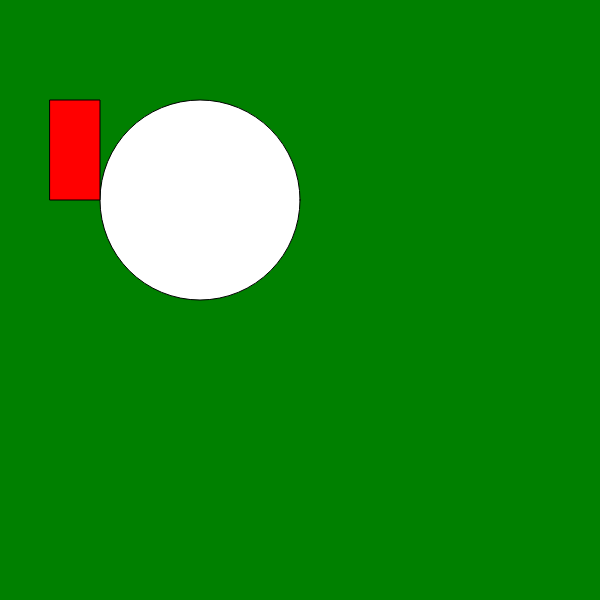
Frame 1 (no input)
Frame 60 (no input): identical to frame 1, image omitted
Frame 120 (the mouse pressed at the canvas centre since frame 60): identical to frame 1, image omitted

The p5.js sketch that drew this single still picture (run headless with seeded random() and noise() and a simulated clock; from frame 60 on, the mouse is pressed at the canvas centre):

// p5.js sketch
// ── sketch.js
/*
 Name Eileen 
 Making a house with door and window*/
 
 function setup() {
  createCanvas(600, 600);}

function draw() {
  background("green");

ellipse(200,200,200,200,5);
push()
fill(255,0,0);

rect(50,100,50,100);
pop()

}
